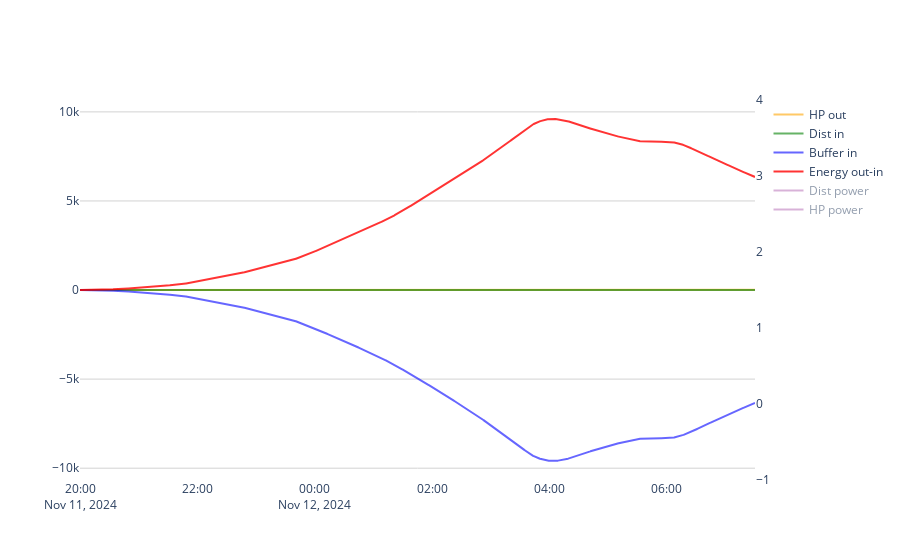

Here is the notebook cell this chart was saved with:
### Markdown cell above
## Data analysis

### Code cell
def get_energy(request, channels):

    channels_to_export = ['primary-flow','hp-ewt','hp-lwt',
                          'dist-flow', 'dist-swt', 'dist-rwt',
                          'buffer-depth1', 'buffer-depth2', 'buffer-depth3', 'buffer-depth4',
                          'buffer-hot-pipe', 'buffer-cold-pipe',
                          'store-flow']
    timestep_seconds = 10

    num_points = int((request.end_ms - request.start_ms) / (timestep_seconds * 1000) + 1)
    csv_times = np.linspace(request.start_ms, request.end_ms, num_points)
    csv_times_dt = pd.to_datetime(csv_times, unit='ms', utc=True)
    csv_times_dt = [x.tz_convert('America/New_York').replace(tzinfo=None) for x in csv_times_dt]
    
    csv_values = {}
    for channel in channels_to_export:
        merged = pd.merge_asof(
            pd.DataFrame({'times': csv_times_dt}),
            pd.DataFrame(channels[channel]),
            on='times',
            direction='backward'
        )
        csv_values[channel] = list(merged['values'])

    df = pd.DataFrame(csv_values)
    df['timestamps'] = csv_times_dt
    df = df[['timestamps'] + [col for col in df.columns if col != 'timestamps']]

    # Energy out of HP
    df['primary-flow'] = [x/100*3.78541/60 for x in df['primary-flow']]
    df['hp-lwt'] = [x/1000 for x in df['hp-lwt']]
    df['hp-ewt'] = [x/1000 for x in df['hp-ewt']]
    df['hp_power_kW'] = df['primary-flow'] * 4.187 * (df['hp-lwt']-df['hp-ewt'])
    # df['hp_power_kW'] = [0 if x<0 else x for x in list(df['hp_power_kW'])]
    df['hp_energy_kWh'] = df['hp_power_kW'] * timestep_seconds / 3600
    df['hp_cumulative'] = df['hp_energy_kWh'].cumsum()
    
    # Energy in Dist
    df['dist-flow'] = [x/100*3.78541/60 for x in df['dist-flow']]
    df['dist-swt'] = [x/1000 for x in df['dist-swt']]
    df['dist-rwt'] = [x/1000 for x in df['dist-rwt']]
    df['dist_power_kW'] = df['dist-flow'] * 4.187 * (df['dist-swt']-df['dist-rwt'])
    # df['dist_power_kW'] = [0 if x<0 else x for x in list(df['dist_power_kW'])]
    df['dist_energy_kWh'] = df['dist_power_kW'] * timestep_seconds / 3600
    df['dist_cumulative'] = df['dist_energy_kWh'].cumsum()

    # Energy in/out Buffer
    df['buffer_avg'] = (df['buffer-depth1'] + df['buffer-depth2'] + df['buffer-depth3'] + df['buffer-depth4'])/1000/4
    df['buffer_energy_kWh'] = 120*3.7 * 4.187/3600 * df['buffer_avg']
    df['buffer_energy_kWh'] =  df['buffer_energy_kWh'] -  list(df['buffer_energy_kWh'])[0]

    # df['buffer-flow'] = df['primary-flow'] - df['dist-flow']
    # df['buffer-hot-pipe'] = [x/1000 for x in df['buffer-hot-pipe']]
    # df['buffer-cold-pipe'] = [x/1000 for x in df['buffer-cold-pipe']]
    # df['buffer_power_kW'] = df['buffer-flow'] * 4.187 * (df['buffer-hot-pipe']-df['buffer-cold-pipe'])
    # df['buffer_energy_kWh'] = df['buffer_power_kW'] * timestep_seconds / 3600
    df['buffer_cumulative'] = df['buffer_energy_kWh'].cumsum()

    # Storage
    df['store-flow'] = [x/100*3.78541/60 for x in df['store-flow']]

    # Energy balance: Dist in + Buffer in - HP out = 0
    df['balance'] = df['hp_cumulative'] - df['dist_cumulative'] - df['buffer_cumulative']


    fig = go.Figure()
    fig.add_trace(
        go.Scatter(
            x=df['timestamps'], 
            y=df['hp_cumulative'], 
            mode='lines', 
            opacity=0.6,
            line=dict(color='orange', dash='solid'),
            name='HP out',
            )
        )
    fig.add_trace(
        go.Scatter(
            x=df['timestamps'], 
            y=df['dist_cumulative'], 
            mode='lines', 
            opacity=0.6,
            line=dict(color='green', dash='solid'),
            name='Dist in',
            )
        )
    fig.add_trace(
        go.Scatter(
            x=df['timestamps'], 
            y=df['buffer_cumulative'], 
            mode='lines', 
            opacity=0.6,
            line=dict(color='blue', dash='solid'),
            name='Buffer in',
            )
        )
    fig.add_trace(
        go.Scatter(
            x=df['timestamps'], 
            y=df['balance'], 
            mode='lines', 
            opacity=0.8,
            line=dict(color='red', dash='solid'),
            name='Energy out-in',
            )
        )
    fig.add_trace(
        go.Scatter(
            x=df['timestamps'], 
            y=df['dist_power_kW'], 
            mode='lines', 
            opacity=0.6,
            line=dict(color='purple', dash='solid'),
            name='Dist power',
            yaxis='y2',
            visible='legendonly'
            )
        )
    fig.add_trace(
        go.Scatter(
            x=df['timestamps'], 
            y=df['hp_power_kW'], 
            mode='lines', 
            opacity=0.6,
            line=dict(color='purple', dash='solid'),
            name='HP power',
            yaxis='y2',
            visible='legendonly'
            )
        )
    # fig.add_trace(
    #     go.Scatter(
    #         x=df['timestamps'], 
    #         y=df['buffer_power_kW'], 
    #         mode='lines', 
    #         opacity=0.6,
    #         line=dict(color='purple', dash='solid'),
    #         name='Buffer power',
    #         yaxis='y2',
    #         visible='legendonly'
    #         )
    #     )
    fig.update_layout(
        plot_bgcolor='white',
        paper_bgcolor='white',
        yaxis=dict(
            zeroline=False,
            showgrid=True, 
            gridwidth=1, 
            gridcolor='LightGray'
            ),
        yaxis2=dict(
            mirror=True,
            zeroline=False,
            showline=False,
            showgrid=False,
            overlaying='y', 
            side='right'
            ),
    )
    fig.show()

    # return energy_out_HP, energy_in_dist, energy_in_buffer

get_energy(request, channels)

### Figure 1 — Plotly figure (JSON) as saved in the notebook; plotly's stock layout.template omitted (floating-point values rounded to 4 significant figures; data arrays with more than 128 entries replaced by an {"elided": "..."} marker saying what was removed)
{"data": [{"line": {"color": "orange", "dash": "solid"}, "mode": "lines", "name": "HP out", "opacity": 0.6, "type": "scatter", "x": {"elided": "4141 str values"}, "y": {"elided": "4141 float values"}}, {"line": {"color": "green", "dash": "solid"}, "mode": "lines", "name": "Dist in", "opacity": 0.6, "type": "scatter", "x": {"elided": "4141 str values"}, "y": {"elided": "4141 float values"}}, {"line": {"color": "blue", "dash": "solid"}, "mode": "lines", "name": "Buffer in", "opacity": 0.6, "type": "scatter", "x": {"elided": "4141 str values"}, "y": {"elided": "4141 float values"}}, {"line": {"color": "red", "dash": "solid"}, "mode": "lines", "name": "Energy out-in", "opacity": 0.8, "type": "scatter", "x": {"elided": "4141 str values"}, "y": {"elided": "4141 float values"}}, {"line": {"color": "purple", "dash": "solid"}, "mode": "lines", "name": "Dist power", "opacity": 0.6, "type": "scatter", "visible": "legendonly", "x": {"elided": "4141 str values"}, "y": {"elided": "4141 float values"}, "yaxis": "y2"}, {"line": {"color": "purple", "dash": "solid"}, "mode": "lines", "name": "HP power", "opacity": 0.6, "type": "scatter", "visible": "legendonly", "x": {"elided": "4141 str values"}, "y": {"elided": "4141 float values"}, "yaxis": "y2"}], "layout": {"paper_bgcolor": "white", "plot_bgcolor": "white", "yaxis": {"gridcolor": "LightGray", "gridwidth": 1, "showgrid": true, "zeroline": false}, "yaxis2": {"mirror": true, "overlaying": "y", "showgrid": false, "showline": false, "side": "right", "zeroline": false}}}
